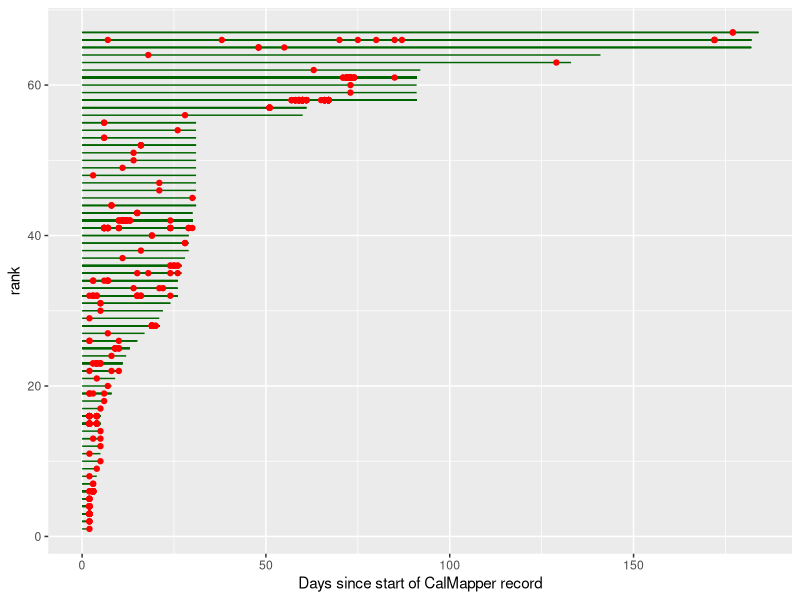
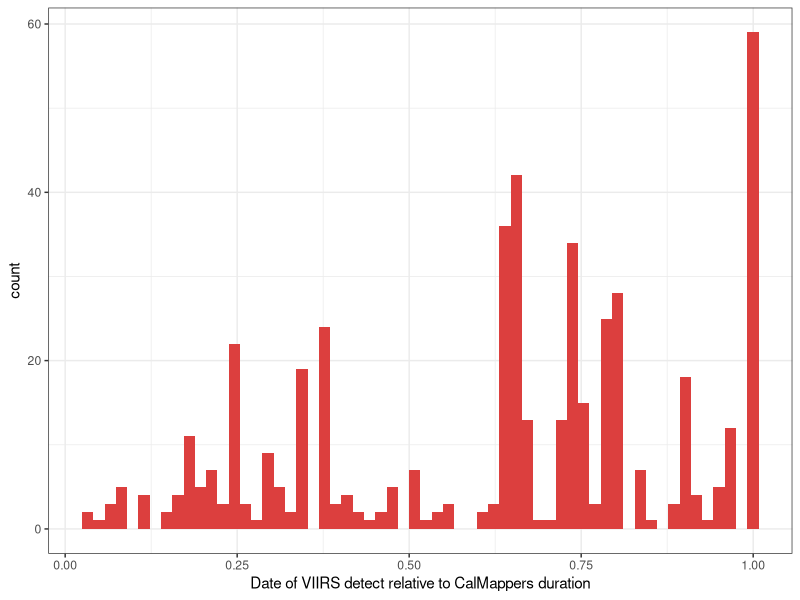
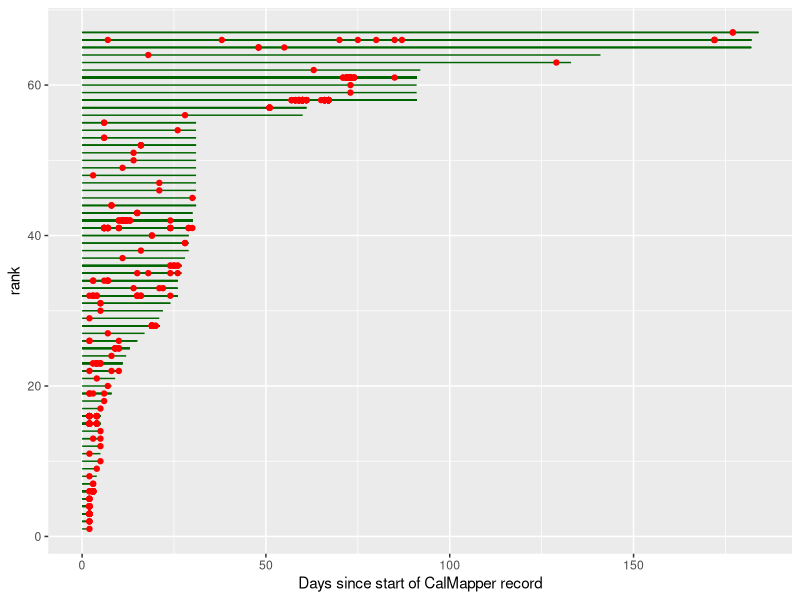
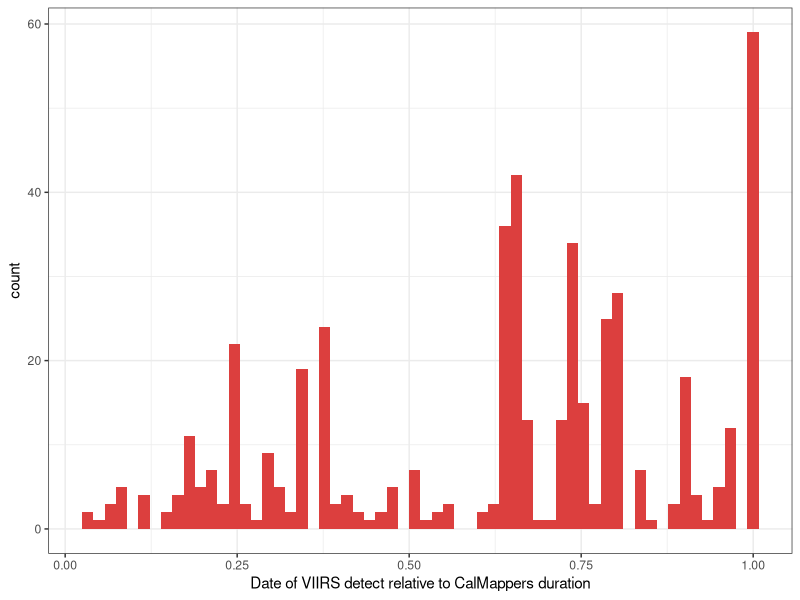

Write R code to recreate these figures, in order.
## ---- chunk 1
require(tidyverse)
require(readxl)
## ---- chunk 2
df <- read.csv("excel/viirs_overlap_calmapper.csv")
## ---- chunk 3
nrow_old <- nrow(df)
df <- df %>% 
  filter(ACTIVITY_END > ACTIVITY_START)
print(paste("removed", nrow_old - nrow(df), "rows"))
## ---- chunk 4
df <- df %>% 
  mutate(day_from_st = day_from_st + 1) %>% 
  mutate(n_days = n_days + 1)
## ---- chunk 5
df_rank <- df %>% 
  group_by(AQ_ID) %>% 
  arrange(n_days) %>% 
  select(AQ_ID) %>% 
  distinct(AQ_ID) %>% 
  ungroup()
df_rank$rank <-  seq(1, length(unique(df$AQ_ID)))
## ---- chunk 6
df <-   left_join(df, df_rank, by = "AQ_ID")
## ---- chunk 7
ggplot(df)+
  geom_segment(aes(x = 0, xend = n_days, y = rank, yend = rank), col = "dark green")+
  geom_point(aes(x = day_from_st, y = rank), col = "red")+
  xlab("Days since start of CalMapper record")
ggsave("figures/VIIRS_CM_dates.png")
## ---- chunk 8
df %>% 
  ggplot()+
  geom_histogram(aes(x = day_decimal), bins = 60, fill = "#DC3F3E")+
  xlab("Date of VIIRS detect relative to CalMappers duration")+
  theme_bw()
ggsave("figures/VIIRS_CM_dates_histogram.png")
## ---- chunk 9
df %>% arrange(desc(n_days)) %>% 
  head()
df %>% 
  filter(AQ_ID == 271821)
